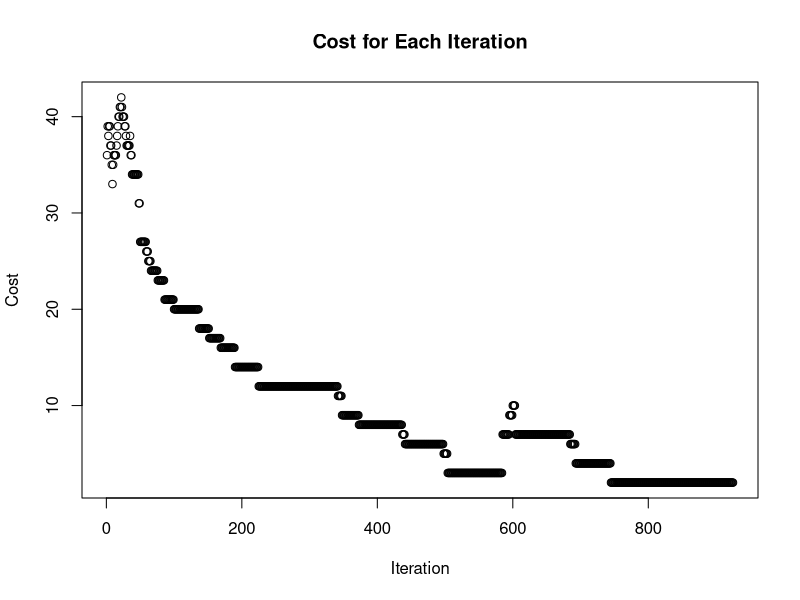

Recreate this plot in R. (Note: a time limit stopped this script after it produced the figure.)
## ---- chunk 1
knitr::opts_chunk$set(echo = TRUE)
library(readxl)
library(tidyverse)
## ---- chunk 2
nine <- c(1, 2, 3, 4, 5, 6, 7 ,8 ,9)

# randomly fill in each sub-grid

subgrid <- function(grid, n){
  if (n == 1){
    result <- grid[1:3, 1:3]
  }
  if (n==2) {
    result <-grid[1:3, 4:6]
  }
  if (n==3) {
    result <- grid[1:3, 7:9]
  }
  if (n==4) {
    result <-grid[4:6, 1:3]
  }
  if (n==5) {
    result <-grid[4:6, 4:6]
  }
  if (n==6) {
    result <-grid[4:6, 7:9]
  }
  if (n==7) {
    result <-grid[7:9, 1:3]
  }
  if (n==8) {
    result <-grid[7:9, 4:6]
  }
  if (n==9) {
    result <-grid[7:9, 7:9]
  }
  result
}

fixed <- function(sub){
  fixed_numbers = c()
  for (row in 1:3){
    for (col in 1:3){
      if (!is.na(as.numeric(sub[row, col]))){
          fixed_numbers = c(fixed_numbers, as.numeric(sub[row, col]))
      }
    }
  }
  fixed_numbers
}

fill_subgrid <- function(sub, candidate){
  candidate <- sample(candidate, length(candidate), replace = FALSE)
  for (row in 1:3){
    for (col in 1:3){
      if (is.na(as.numeric(sub[row, col]))){
        sub[row, col] = candidate[1]
        candidate <- candidate[-1]
      }
    }
  }
  sub
}



# create a function that fill in each of the sub-grid
# first get all the numbers in the sub-grid, remove them from the candidate, then sample the non-fixed cell

comb_subgrid <- function(list_of_subgrid){
  row1 <- cbind(list_of_subgrid[[1]], list_of_subgrid[[2]], list_of_subgrid[[3]])
  row2 <- cbind(list_of_subgrid[[4]], list_of_subgrid[[5]], list_of_subgrid[[6]])
  row3 <- cbind(list_of_subgrid[[7]], list_of_subgrid[[8]], list_of_subgrid[[9]])
  output <- rbind(row1, row2, row3)
  output
}


fill <- function(grid){
  result <- list()
  for (i in 1:9){
    sub <- subgrid(grid, i) # get the subgrid
    fixed_numbers <- fixed(sub) # find fixed numbers
    candidate <-  setdiff(nine, fixed_numbers) # find the set difference to get candidate numbers for non-fixed cell
    candidate <- sample(candidate, length(candidate), replace = FALSE)
    for (row in 1:3){
      for (col in 1:3){
        if (is.na(as.numeric(sub[row, col]))){
        sub[row, col] = candidate[1]
        candidate <- candidate[-1]
        }
      }
    }
  result[[i]] <- sub
  }
  comb_subgrid(result)
}





swap <- function(grid, filled_grid){
  # randomly choose a subgrid
  grid_num <- sample(1:9, 1)
  non_fix_index = data.frame(row = c(), col = c())
  sub <- subgrid(grid, grid_num)
  for (row in 1:3){
    for (col in 1:3){
      if (is.na(as.numeric(sub[row, col]))){
        non_fix_index <- rbind(non_fix_index,c(row, col) )
      }
    }
  }
  index <- sample_n(non_fix_index,2)  # index of the two cell to swap
  sub_filled_grid <- subgrid(filled_grid, grid_num)

  temp <- sub_filled_grid[index[1,1], index[1,2]]
  sub_filled_grid[index[1,1], index[1,2]] <-  sub_filled_grid[index[2,1], index[2,2]]
  sub_filled_grid[index[2,1], index[2,2]] <-  temp
  
  
  if (grid_num == 1){
    filled_grid[1:3, 1:3] <- sub_filled_grid
  }
  if (grid_num==2) {
    filled_grid[1:3, 4:6] <-sub_filled_grid
  }
  if (grid_num==3) {
    filled_grid[1:3, 7:9] <- sub_filled_grid
  }
  if (grid_num==4) {
    filled_grid[4:6, 1:3] <-sub_filled_grid
  }
  if (grid_num==5) {
    filled_grid[4:6, 4:6] <-sub_filled_grid
  }
  if (grid_num==6) {
    filled_grid[4:6, 7:9] <-sub_filled_grid
  }
  if (grid_num==7) {
    filled_grid[7:9, 1:3] <-sub_filled_grid
  }
  if (grid_num==8) {
    filled_grid[7:9, 4:6] <-sub_filled_grid
  }
  if (grid_num==9) {
    filled_grid[7:9, 7:9] <-sub_filled_grid
  }
  
  filled_grid

  # find non-fixed cell indicated by numbers
}




  

# Calculate the cost function
# calculate the cost in each row
# calculate the cost in each col 
# then sum it up
rowcost <- function(filled_grid){
  cost <- 0
  for (r in 1:9){ # go over each row
    row <- c()
    for (i in 1:9){
      row <- c(row,filled_grid[r,i])
    }
    cost = cost + (9 - length(unique(row)))
  }
  cost
}

colcost <- function(filled_grid){
  cost <- 0
  for (col in 1:9){
    cost = cost + (9 - length(unique(filled_grid[,col])))
  }
  cost
}


cost <- function(filled_grid){
  cost = rowcost(filled_grid) + colcost(filled_grid)
  cost
}

# swap the non-fixed cell, probably need to keep the orginal table around

## ---- chunk 3
solve_suduko_linear_cooling <- function(M, initialt, grid){
  iteration <- 0
  finaltemp <- 0.01
  costlist <- c()
  stuck <- 0
  reheat <- 0
  solution <- FALSE
  filled_grid <- fill(grid)
  tempdiff = (initialt-finaltemp)/M    # for linearcooling
  t <- initialt
  
  for (i in 1:M){
    iteration = iteration + 1
    U <- runif(1)
    t = t - tempdiff # linear cooling
    precost <- cost(filled_grid)
    proprosal <- swap(grid, filled_grid)
    costpro <- cost(proprosal)
    accept_num = 0
    if (costpro < precost | U < exp(-(costpro-precost)/t)){
      filled_grid = proprosal
      accept_num = accept_num + 1
      stuck = 0
    }
    else {stuck = stuck + 1}
    
    if (stuck >= 80){
      t = t + 1
      stuck = 0
      reheat = reheat + 1
    }
    if (cost(filled_grid) == 0){
      solution = T
      costlist = c(costlist, precost)
      break
    }
    costlist = c(costlist, precost)
    
  }
  
  cat("Ran simulated annealing with linear cooling for", iteration, "iterations.\n");
  if (solution){
      cat("Solution found", ".\n");
  }
  else {
      cat("Solution not found", ".\n");
      cat("Minimum cost reached", min(costlist), ".\n");
  }
  cat("Final temperature is", t, "\n");
  cat("Number of reheat in the run", reheat, "\n");
  
  plot(costlist, main ="Cost for Each Iteration", xlab = "Iteration", ylab = "Cost")
  filled_grid
}


## ---- chunk 4
solve_suduko_exp_cooling <- function(M, initialt, grid, cooling_rate){
  iteration <- 0
  finaltemp <- 0.01
  costlist <- c()
  stuck <- 0
  reheat <- 0
  solution <- FALSE
  filled_grid <- fill(grid)
  t <- initialt
  
  for (i in 1:M){
    iteration = iteration + 1
    U <- runif(1)
    t = cooling_rate * t
    precost <- cost(filled_grid)
    proprosal <- swap(grid, filled_grid)
    costpro <- cost(proprosal)
    accept_num = 0
    if (costpro < precost | U < exp(-(costpro-precost)/t)){
      filled_grid = proprosal
      accept_num = accept_num + 1
      stuck = 0
    }
    else {stuck = stuck + 1}
    
    if (stuck >= 80){
      t = t + 5
      stuck = 0
      reheat = reheat + 1
    }
    if (cost(filled_grid) == 0){
      solution = T
      costlist = c(costlist, precost)
      break
    }
    costlist = c(costlist, precost)
    
  }
  
  cat("Ran simulated annealing with geometric cooling for", iteration, "iterations.\n");
  if (solution){
      cat("Solution found", ".\n");
  }
  else {
      cat("Solution not found", ".\n");
      cat("Minimum cost reached", min(costlist), ".\n");
  }
  cat("Final temperature is", t, "\n");
  cat("Number of reheat in the run", reheat, "\n");
  plot(costlist, main ="Cost for Each Iteration", xlab = "Iteration", ylab = "Cost")
  filled_grid
}
## ---- chunk 5
solve_suduko_log_cooling <- function(M, initialt, grid){
  iteration <- 0
  finaltemp <- 0.01
  costlist <- c()
  stuck <- 0
  reheat <- 0
  solution <- FALSE
  filled_grid <- fill(grid)
  t <- initialt
  
  for (i in 1:M){
    iteration = iteration + 1
    U <- runif(1)
    t = 2/log(1+i)
    precost <- cost(filled_grid)
    proprosal <- swap(grid, filled_grid)
    costpro <- cost(proprosal)
    accept_num = 0
    if (costpro < precost | U < exp(-(costpro-precost)/t)){
      filled_grid = proprosal
      accept_num = accept_num + 1
      stuck = 0
    }
    else {stuck = stuck + 1}
    
    if (stuck >= 80){
      t = t + 10
      stuck = 0
      reheat = reheat + 1
    }
    if (cost(filled_grid) == 0){
      solution = T
      costlist = c(costlist, precost)
      break
    }
    costlist = c(costlist, precost)
    
  }
  
  cat("Ran simulated annealing with logarithmic cooling for", iteration, "iterations.\n");
  if (solution){
      cat("Solution found", ".\n");
  }
  else {
      cat("Solution not found", ".\n");
      cat("Minimum cost reached", min(costlist), ".\n");
  }
  cat("Final temperature is", t, "\n");
  cat("Number of reheat in the run", reheat, "\n");
  plot(costlist, main ="Cost for Each Iteration", xlab = "Iteration", ylab = "Cost")
  filled_grid
}
## ---- chunk 6
ex1 <- read_excel("ex1.xlsx")
ex1
## ---- chunk 7
for (i in 1:10){
  solve_suduko_exp_cooling(10000, 50, ex1, 0.9)
}
## ---- chunk 8
for (i in 1:10){
  solve_suduko_linear_cooling(10000, 50, ex1)
}
## ---- chunk 9
for (i in 1:10){
  solve_suduko_log_cooling(10000, 2, ex1)
}
## ---- chunk 10
ex2 <- read_excel("ex2.xlsx")
ex2
## ---- chunk 11
for (i in 1:10){
  solve_suduko_exp_cooling(10000, 50, ex2, 0.9)
}
## ---- chunk 12
for (i in 1:10){
  solve_suduko_linear_cooling(10000, 50, ex2)
}
## ---- chunk 13
for (i in 1:10){
  solve_suduko_log_cooling(10000, 50, ex2)
}
## ---- chunk 14
ex3 <- read_excel("ex3.xlsx")
ex3

## ---- chunk 15
for (i in 1:10){
  solve_suduko_exp_cooling(10000, 50, ex3, 0.9)
}
## ---- chunk 16
for (i in 1:10){
  solve_suduko_linear_cooling(10000, 50, ex3)
}
## ---- chunk 17
for (i in 1:10){
  solve_suduko_log_cooling(10000, 50, ex3)
}
## ---- chunk 18
ex4 <- read_excel("ex4.xlsx")
ex4
## ---- chunk 19
for (i in 1:10){
  solve_suduko_exp_cooling(10000, 50, ex4, 0.9)
}
## ---- chunk 20
for (i in 1:10){
  solve_suduko_linear_cooling(10000, 50, ex4)
}
## ---- chunk 21
for (i in 1:10){
  solve_suduko_log_cooling(10000, 50, ex4)
}
